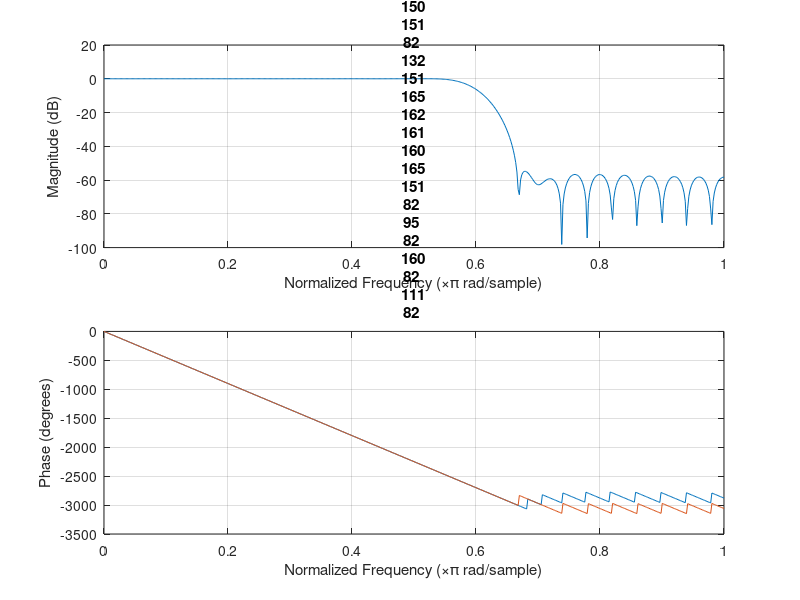

The MATLAB source for this figure: (Note: this script raises an error after producing the figure.)
%   Author: Luke Canny 19339166
%   Date:   16/11/22
%   Description: This script generates the required plots for Part B of
%   Assignment 2 EE445 (Digital Signal Processing)
%
close all
% Declaring inital variables
fsamp           = 10000;    % Sampling Frequency
fcut            = 3000;     % Cut-off Frequency
transitionBW    = 400;      % Transition Bandwidth
gainStop        = 0;        % Stopband Gain
n = 50;                     % Order of the filter

% Deriving variables required to use firpm function
f = [0 fcut/(fsamp/2) (fcut+transitionBW)/(fsamp/2) 1];
a = [1 1 0 0];

% Applying firpm function & Plotting
b = firpm(n, f, a);
freqz(b,1,512);
title("Plot of Magnitude Response - n = " + n);
hold on;

% Applying fir1 function & Plotting
b = fir1(n, fcut/(fsamp/2));
freqz(b,1,512);
title("Plot of Magnitude Response - n = " + n);
hold on;

% Changing colours of lines to differenciate between the two
lines = findall(gcf, 'type', 'line');
lines(1).Color = 'red';
lines(2).Color = 'blue';
hold off;
